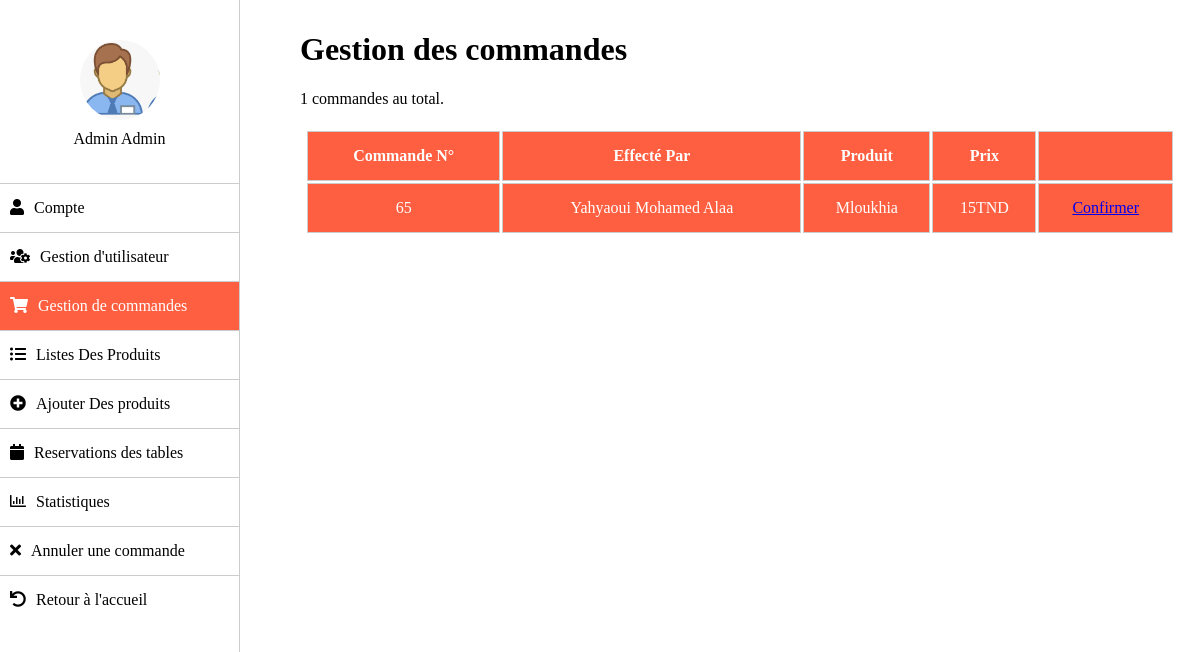
/admin.php?tab=commande, run on the app's committed database.
### tables this page shows
CREATE TABLE `users` (
  `id` int(11) NOT NULL,
  `nom` varchar(20) NOT NULL,
  `prenom` varchar(20) NOT NULL,
  `email` varchar(50) NOT NULL,
  `mdp` varchar(50) NOT NULL,
  `tel` varchar(8) NOT NULL,
  `profile_image` varchar(100) NOT NULL,
  `priority` int(11) NOT NULL
);

CREATE TABLE `commande` (
  `commande_id` int(11) NOT NULL,
  `food_id` int(11) NOT NULL,
  `user_id` int(11) NOT NULL,
  `commande_confirm` int(1) NOT NULL
);

CREATE TABLE `food` (
  `food_id` int(11) NOT NULL,
  `food_name` varchar(20) NOT NULL,
  `food_price` int(11) NOT NULL,
  `food_description` varchar(200) NOT NULL,
  `food_img` varchar(200) NOT NULL
);

### admin.php (the view, shortened to what this page needs)
<?php
include "connect.php";
$req = mysqli_query($conn, "SELECT nom, prenom FROM users WHERE priority = 1");
$res = mysqli_fetch_row($req);
?>
<!DOCTYPE html>
<html lang="en">
<head>
	<link rel="stylesheet" href="css/style.css">
</head>
<body>
	<div class="account-wrap">
		<div class="account-sidebar">
			<div class="account-info">
				<div class="account-profile-img" style="background-image: url(img/users/admin.png)"></div>
				<span><?php echo ucfirst($res[0]." ".$res[1]) ?></span>
			</div>
			<ul>
				<li
					<?php if(!isset($_GET["tab"]) || $_GET["tab"] === "compte") echo "class='active'" ?>>
					<i class="fas fa-user"></i><a href="?tab=compte">Compte</a>
				</li>
				<li
					<?php if(isset($_GET["tab"]) && $_GET["tab"] === "utilisateur") echo "class='active'" ?>>
					<i class="fas fa-users-cog"></i><a href="?tab=utilisateur">Gestion d'utilisateur</a>
				</li>
				<li
					<?php if(isset($_GET["tab"]) && $_GET["tab"] === "commande") echo "class='active'" ?>>
					<i class="fas fa-shopping-cart"></i><a href="?tab=commande">Gestion de commandes</a>
				</li>
				<li
					<?php if(isset($_GET["tab"]) && $_GET["tab"] === "produit") echo "class='active'" ?>>
					<i class="fas fa-list-ul"></i><a href="?tab=produit">Listes Des Produits</a>
				</li>
				<li
					<?php if(isset($_GET["tab"]) && $_GET["tab"] === "ajout") echo "class='active'" ?>>
					<i class="fas fa-plus-circle"></i><a href="?tab=ajout">Ajouter Des produits</a>
				</li>
				<li
					<?php if(isset($_GET["tab"]) && $_GET["tab"] === "reservetable") echo "class='active'" ?>>
					<i class="fas fa-calendar"></i><a href="?tab=reservetable">Reservations des tables</a>
				</li>
				<li
					<?php if(isset($_GET["tab"]) && $_GET["tab"] === "statistiques") echo "class='active'" ?>>
					<i class="far fa-chart-bar"></i><a href="?tab=statistiques">Statistiques</a>
				</li>
				<li
					<?php if(isset($_GET["tab"]) && $_GET["tab"] === "annulercommande") echo "class='active'" ?>>
					<i class="fas fa-times"></i><a href="?tab=annulercommande">Annuler une commande</a>
				</li>
				<li>
					<i class="fas fa-undo"></i><a href="index.php">Retour à l'accueil</a>
				</li>
			</ul>
		</div>
		<div class="account-content">
			<?php
				if(!isset($_GET["tab"]) || $_GET["tab"] === "compte")
				{
					?>
					<form class="account-form" method="POST" action="<?php echo $_SERVER["PHP_SELF"] ?>" enctype="multipart/form-data">
					<?php
						if($_SERVER["REQUEST_METHOD"] === "POST")
						{
							$email = $_POST["email"];
							$oldpwd = $_POST["oldpassword"];
							$newpwd = $_POST["newpassword"];
							if($newpwd == "")
							{
								$newpwd = $oldpwd;
							}
							$req = mysqli_query($conn,"UPDATE users SET email = '$email', mdp = '$newpwd' WHERE priority = 1");
						}
					?>
					<h1>Compte</h1>
					<?php
						$req = mysqli_query($conn, "SELECT email, mdp FROM users WHERE priority = 1");
						$row = mysqli_fetch_row($req);
					?>
						<div class="row">
							<div class="form-group">
								<label for="email">Email</label>
								<input type="email" id="email" value="<?php echo $row[0] ?>"  placeholder="Email" name="email" autocomplete="off">
							</div>
						</div>
						<div class="row">
							<div class="form-group">
								<label for="mdp">Ancien Mot de passe</label>
								<input type="password" id="mdp" value="<?php echo $row[1] ?>" placeholder="Mot de passe" name="oldpassword" autocomplete="off">
							</div>
							<div class="form-group">
								<label for="mdp,">Nouveau mot de passe</label>
								<input type="password" id="mdpn" value=""  placeholder="Mot de passe" name="newpassword" autocomplete="off">
							</div>
						</div>
						<input type="submit" value="Enregistrer">
					</form>
					<?php
				}
				else if($_GET["tab"] === "commande")
				{
					?>
					<h1>Gestion des commandes</h1>
					<?php
						$query  = mysqli_query($conn, "SELECT * FROM commande WHERE commande_confirm = 1");
						$num    = mysqli_num_rows($query);
						echo "<p>".$num." commandes au total.</p>";
						if($num !== 0)
						{
							echo "
							<table>
							<thead>
								<th>Commande N°</th>
								<th>Effecté Par</th>
								<th>Produit</th>
								<th>Prix</th>
								<th></th>
							</thead>
							";
						}
						while($tab = mysqli_fetch_array($query))
						{
							echo "<tr>";
							$query1     = mysqli_query($conn, "SELECT * FROM users WHERE id      = '$tab[2]'");
							$query2     = mysqli_query($conn, "SELECT * FROM food  WHERE food_id = '$tab[1]'");
							while($tab1 = mysqli_fetch_array($query1))
							{
								while($tab2 = mysqli_fetch_array($query2))
								{
									echo "
									<td>$tab[0]</td>
									<td>$tab1[1] $tab1[2]</td>
									<td>$tab2[1]</td>
									<td>$tab2[2]TND</td>
									<td><a href='confirmevente.php?userid=$tab[2]&food_id=$tab[1]&commandeid=$tab[0]'>Confirmer</a></td>"
									;
								}
							}
							echo "</tr>";
						}
					echo "</table>";
				}
				?>
		</div>
	</div>
</body>
</html>

### data on the page
users: nom+prenom "Admin Admin"
commande: commande_id "65"
users: nom "Yahyaoui", prenom "Mohamed Alaa"
food: food_name "Mloukhia", food_price "15"

### other printed values
$num "1"
